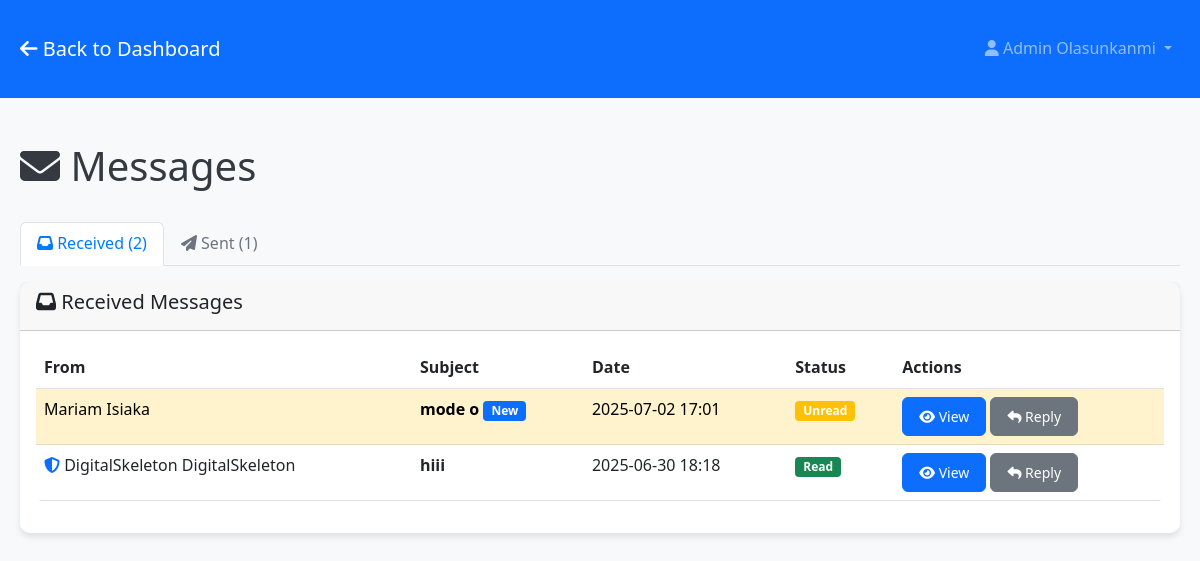
Screenshot of /messages (signed in) with the database file from the repository.
### models.py (models this page shows, shortened)
class User(db.Model):
    id = db.Column(db.Integer, primary_key=True)
    username = db.Column(db.String(80), unique=True, nullable=False)
    email = db.Column(db.String(120), unique=True, nullable=False)
    password_hash = db.Column(db.String(255), nullable=False)
    first_name = db.Column(db.String(100), nullable=False)
    last_name = db.Column(db.String(100), nullable=False)
    is_admin = db.Column(db.Boolean, default=False)
    is_verified = db.Column(db.Boolean, default=False)
    verification_token = db.Column(db.String(100), nullable=True)
    reset_token = db.Column(db.String(100), nullable=True)
    reset_token_expires = db.Column(db.DateTime, nullable=True)
    created_at = db.Column(db.DateTime, default=datetime.utcnow)
    last_login = db.Column(db.DateTime, nullable=True)
    pdf_codes = db.relationship('UserPDFCode', foreign_keys='UserPDFCode.user_id', backref='user', lazy=True, cascade='all, delete-orphan')
    pdf_requests = db.relationship('PDFRequest', backref='user', lazy=True, cascade='all, delete-orphan')
    sent_messages = db.relationship('Message', foreign_keys='Message.sender_id', backref='sender', lazy=True, cascade='all, delete-orphan')
    received_messages = db.relationship('Message', foreign_keys='Message.recipient_id', backref='recipient', lazy=True, cascade='all, delete-orphan')
    uploaded_pdfs = db.relationship('UserPDFCode', foreign_keys='UserPDFCode.uploaded_by_admin_id', backref='uploader', lazy=True)

class Message(db.Model):
    id = db.Column(db.Integer, primary_key=True)
    sender_id = db.Column(db.Integer, db.ForeignKey('user.id', ondelete='CASCADE'), nullable=False)
    recipient_id = db.Column(db.Integer, db.ForeignKey('user.id', ondelete='CASCADE'), nullable=False)
    subject = db.Column(db.String(200), nullable=False)
    content = db.Column(db.Text, nullable=False)  # Allows HTML content
    is_read = db.Column(db.Boolean, default=False)
    created_at = db.Column(db.DateTime, default=datetime.utcnow)
    parent_message_id = db.Column(db.Integer, db.ForeignKey('message.id', ondelete='CASCADE'), nullable=True)
    replies = db.relationship('Message', backref=db.backref('parent', remote_side=[id]), lazy=True)

### app.py (the view)
@app.route('/messages')
@login_required
def messages():
    user = User.query.get(session['user_id'])
    sent_messages = Message.query.filter_by(sender_id=user.id).order_by(Message.created_at.desc()).all()
    received_messages = Message.query.filter_by(recipient_id=user.id).order_by(Message.created_at.desc()).all()
    return render_template('messages/messages.html',
                         user=user,
                         sent_messages=sent_messages,
                         received_messages=received_messages)

### app.py (called while the page is built)
def login_required(f):
    @wraps(f)
    def decorated_function(*args, **kwargs):
        if 'user_id' not in session:
            flash('Please log in to access this page.', 'error')
            return redirect(url_for('login'))
        return f(*args, **kwargs)
    return decorated_function

### templates/messages/messages.html (shortened to what this page needs)
<!DOCTYPE html>
<html lang="en">
<head>
    <link href="https://cdn.jsdelivr.net/npm/bootstrap@5.3.0/dist/css/bootstrap.min.css" rel="stylesheet">
    <link rel="stylesheet" href="https://cdnjs.cloudflare.com/ajax/libs/font-awesome/6.4.0/css/all.min.css">
    <link rel="stylesheet" href="{{ url_for('static', filename='css/style.css') }}">
</head>
<body>
    <nav class="navbar navbar-expand-lg navbar-dark bg-primary">
        <div class="container">
            <a class="navbar-brand" href="{{ url_for('dashboard') }}">
                <i class="fas fa-arrow-left"></i> Back to Dashboard
            </a>
            <div class="navbar-nav ms-auto">
                <div class="nav-item dropdown">
                    <a class="nav-link dropdown-toggle" href="#" id="navbarDropdown" role="button" data-bs-toggle="dropdown">
                        <i class="fas fa-user"></i> {{ user.first_name }} {{ user.last_name }}
                    </a>
                </div>
            </div>
        </div>
    </nav>
    <div class="container mt-4">
        <div class="row">
            <div class="col-12">
                <div class="d-flex justify-content-between align-items-center mb-4">
                    <h1><i class="fas fa-envelope"></i> Messages</h1>
                </div>
            </div>
        </div>
        <ul class="nav nav-tabs" id="messageTabs">
            <li class="nav-item">
                <a class="nav-link active" id="received-tab" data-bs-toggle="tab" href="#received">
                    <i class="fas fa-inbox"></i> Received ({{ received_messages|length }})
                </a>
            </li>
            <li class="nav-item">
                <a class="nav-link" id="sent-tab" data-bs-toggle="tab" href="#sent">
                    <i class="fas fa-paper-plane"></i> Sent ({{ sent_messages|length }})
                </a>
            </li>
        </ul>
        <div class="tab-content mt-3">
            <div class="tab-pane fade show active" id="received">
                <div class="card">
                    <div class="card-header">
                        <h5><i class="fas fa-inbox"></i> Received Messages</h5>
                    </div>
                    <div class="card-body">
                        {% if received_messages %}
                        <div class="table-responsive">
                            <table class="table table-hover">
                                <thead>
                                    <tr>
                                        <th>From</th>
                                        <th>Subject</th>
                                        <th>Date</th>
                                        <th>Status</th>
                                        <th>Actions</th>
                                    </tr>
                                </thead>
                                <tbody>
                                    {% for message in received_messages %}
                                    <tr class="{% if not message.is_read %}table-warning{% endif %}">
                                        <td>
                                            {% if message.sender.is_admin %}
                                            <i class="fas fa-shield-alt text-primary"></i>
                                            {% endif %}
                                            {{ message.sender.first_name }} {{ message.sender.last_name }}
                                        </td>
                                        <td>
                                            <strong>{{ message.subject }}</strong>
                                            {% if not message.is_read %}
                                            <span class="badge bg-primary">New</span>
                                            {% endif %}
                                        </td>
                                        <td>{{ message.created_at.strftime('%Y-%m-%d %H:%M') }}</td>
                                        <td>
                                            {% if message.is_read %}
                                            <span class="badge bg-success">Read</span>
                                            {% else %}
                                            <span class="badge bg-warning">Unread</span>
                                            {% endif %}
                                        </td>
                                        <td>
                                            <button type="button" class="btn btn-sm btn-primary" onclick="viewMessage({{ message.id }}, '{{ message.sender.first_name }} {{ message.sender.last_name }}', '{{ message.subject }}', {{ message.sender.id }}, {{ message.is_read|lower }})">
                                                <i class="fas fa-eye"></i> View
                                            </button>
                                            {% if user.is_admin or message.sender.is_admin %}
                                            <button type="button" class="btn btn-sm btn-secondary" onclick="replyToMessage({{ message.sender.id }}, '{{ message.sender.first_name }} {{ message.sender.last_name }}', 'Re: {{ message.subject }}', {{ message.id }})">
                                                <i class="fas fa-reply"></i> Reply
                                            </button>
                                            {% endif %}
                                        </td>
                                    </tr>
                                    {% endfor %}
                                </tbody>
                            </table>
                        </div>
                        {% else %}
                        <div class="text-center py-4">
                            <i class="fas fa-inbox fa-3x text-muted mb-3"></i>
                            <h5>No messages received</h5>
                            <p class="text-muted">Your received messages will appear here.</p>
                        </div>
                        {% endif %}
                    </div>
                </div>
            </div>
        </div>
    </div>
</body>
</html>

### static/css/style.css (style rules this page uses)
:root { --primary-color: #007bff; --secondary-color: #6c757d; --success-color: #28a745; --danger-color: #dc3545; --warning-color: #ffc107; --info-color: #17a2b8; --light-color: #f8f9fa; --dark-color: #343a40; --white: #ffffff; --black: #000000; }
body { font-family: 'Segoe UI', Tahoma, Geneva, Verdana, sans-serif; background-color: var(--light-color); color: var(--dark-color); line-height: 1.6; }
.container { max-width: 1200px; margin: 0 auto; padding: 20px; }
.card { border: none; border-radius: 10px; box-shadow: 0 4px 6px rgba(0, 0, 0, 0.1); margin-bottom: 20px; }
.btn { border-radius: 6px; padding: 8px 16px; font-weight: 500; transition: all 0.3s ease; }
.nav-tabs .nav-link { border-radius: 6px 6px 0 0; border: 1px solid transparent; color: var(--secondary-color); }
.nav-tabs .nav-link.active { background-color: var(--white); border-color: #dee2e6 #dee2e6 var(--white); color: var(--primary-color); }
.table { border-radius: 6px; overflow: hidden; }
.badge { font-size: 0.75em; padding: 4px 8px; border-radius: 4px; }

### rows the page displays
User: first_name "Admin", last_name "Olasunkanmi"
Message: sender.first_name "Mariam", sender.last_name "Isiaka", subject "mode o", is_read "New", created_at "2025-07-02 17:01"
Message: sender.first_name "DigitalSkeleton", sender.last_name "DigitalSkeleton", subject "hiii", created_at "2025-06-30 18:18", is_read "Read"

### other values shown
{{ received_messages|length }} "2"
{{ sent_messages|length }} "1"
